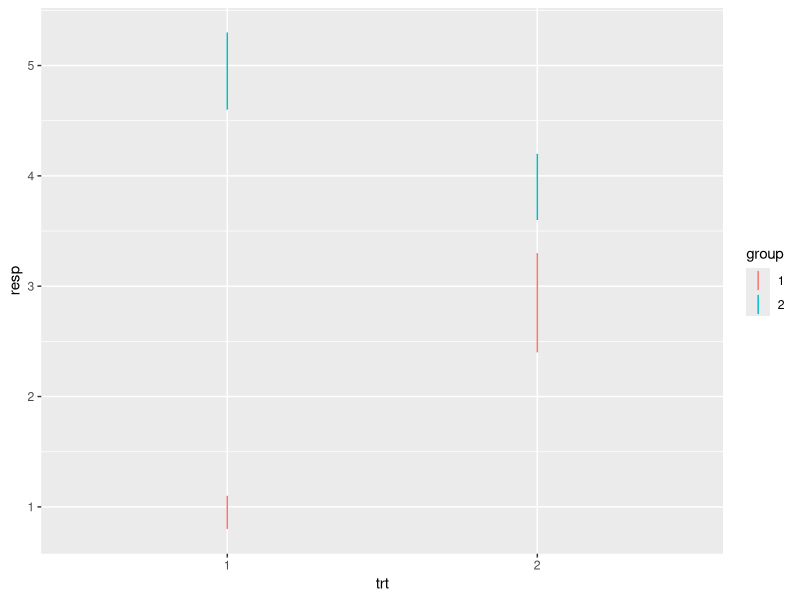
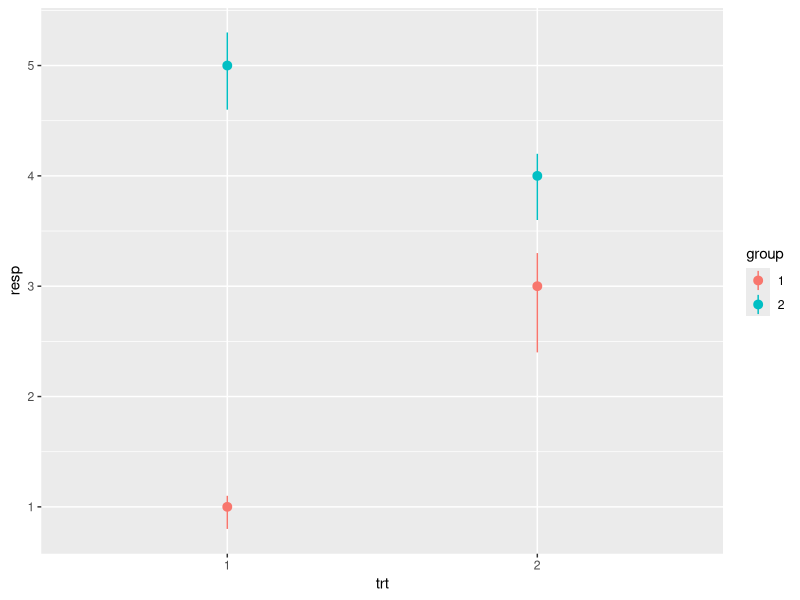
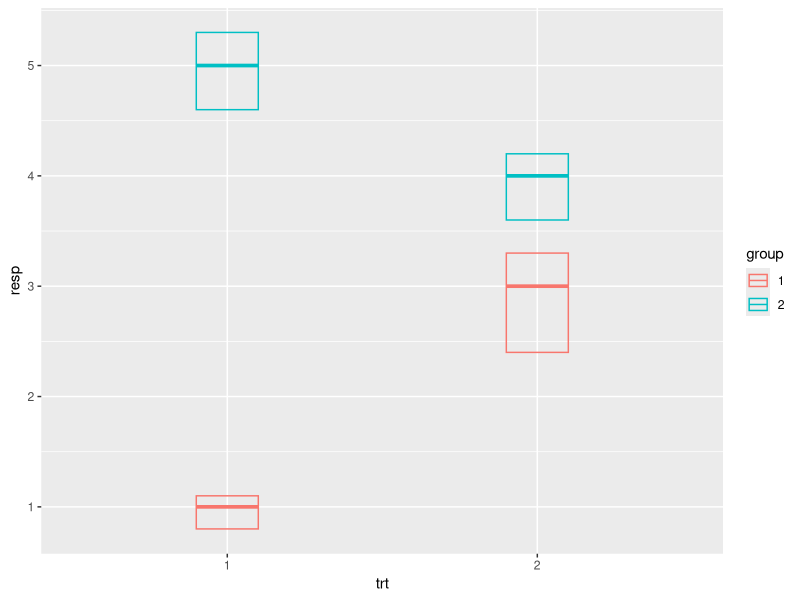
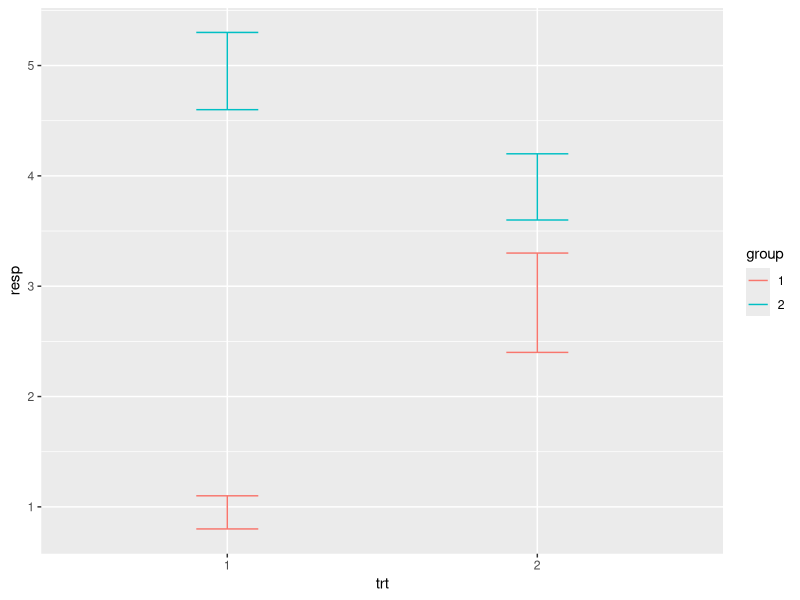
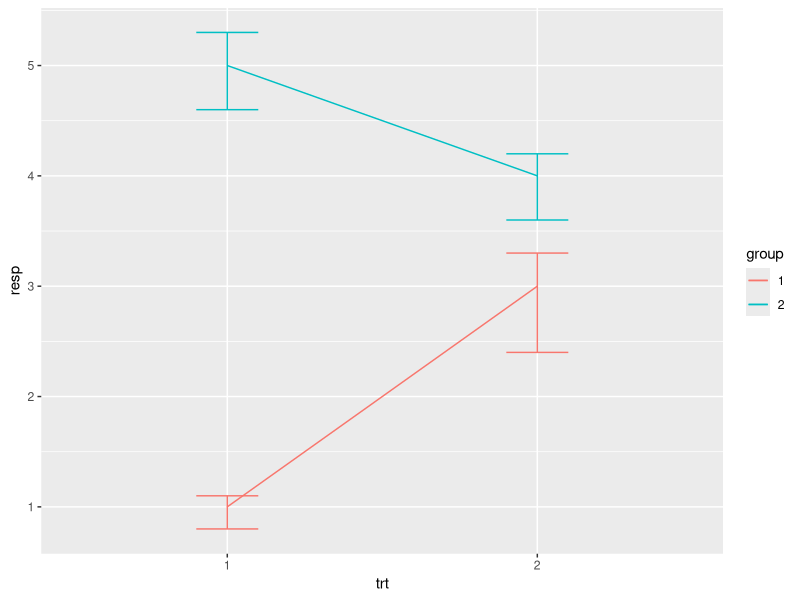
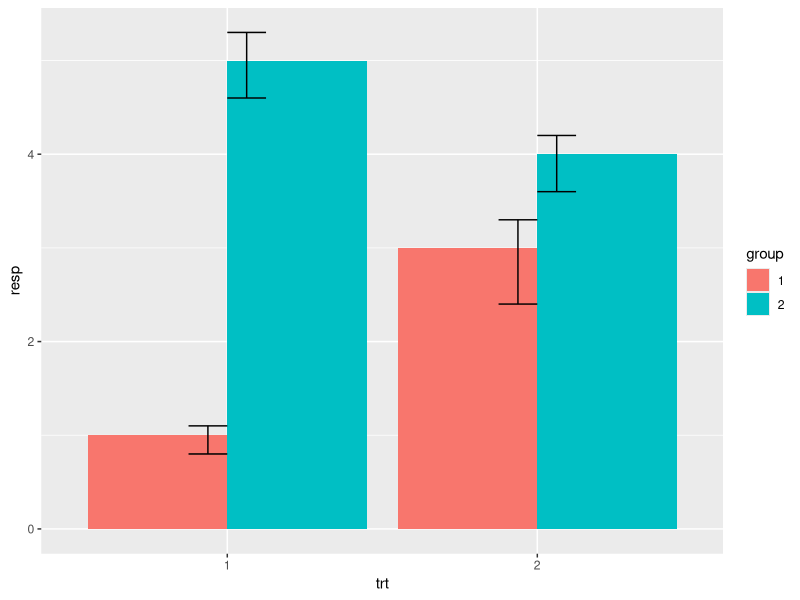
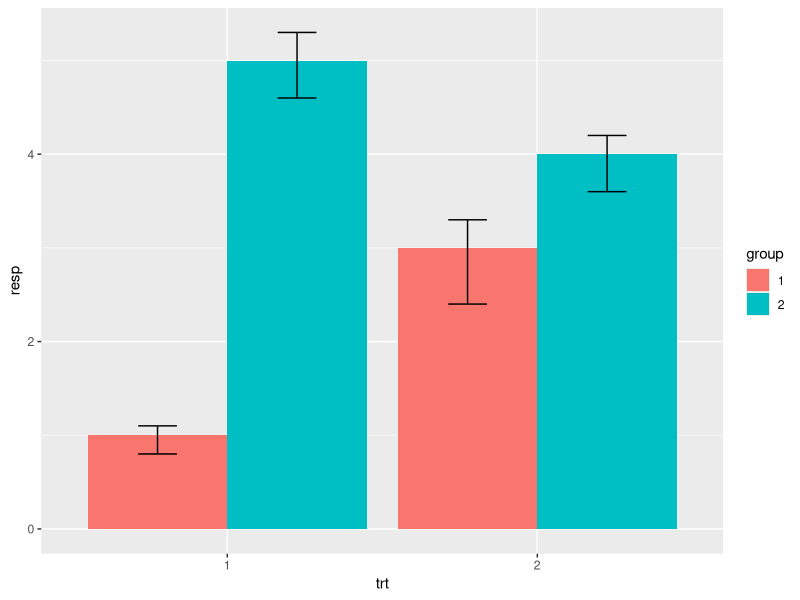
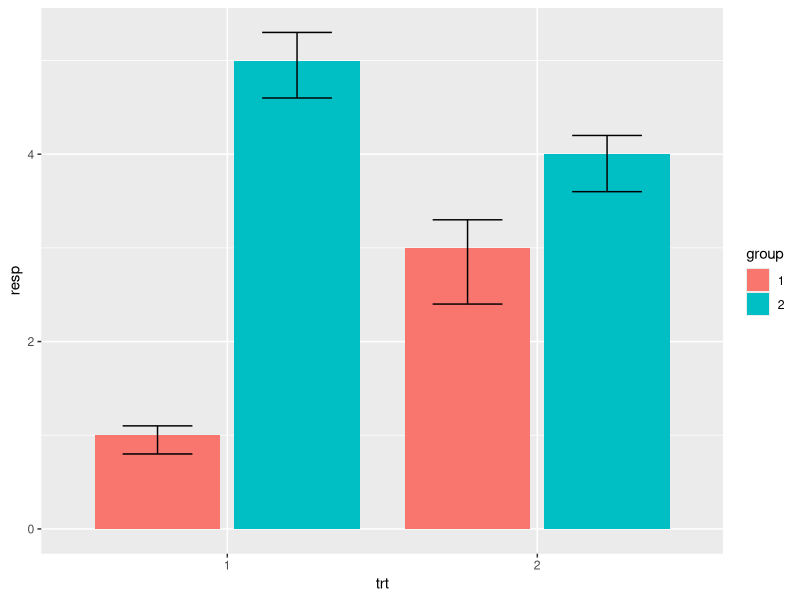

Write R code to recreate these figures, in order.
library(ggplot2)


### Name: geom_crossbar
### Title: Vertical intervals: lines, crossbars & errorbars
### Aliases: geom_crossbar geom_errorbar geom_linerange geom_pointrange

### ** Examples

#' # Create a simple example dataset
df <- data.frame(
  trt = factor(c(1, 1, 2, 2)),
  resp = c(1, 5, 3, 4),
  group = factor(c(1, 2, 1, 2)),
  upper = c(1.1, 5.3, 3.3, 4.2),
  lower = c(0.8, 4.6, 2.4, 3.6)
)

p <- ggplot(df, aes(trt, resp, colour = group))
p + geom_linerange(aes(ymin = lower, ymax = upper))
p + geom_pointrange(aes(ymin = lower, ymax = upper))
p + geom_crossbar(aes(ymin = lower, ymax = upper), width = 0.2)
p + geom_errorbar(aes(ymin = lower, ymax = upper), width = 0.2)

# Draw lines connecting group means
p +
  geom_line(aes(group = group)) +
  geom_errorbar(aes(ymin = lower, ymax = upper), width = 0.2)

# If you want to dodge bars and errorbars, you need to manually
# specify the dodge width
p <- ggplot(df, aes(trt, resp, fill = group))
p +
 geom_col(position = "dodge") +
 geom_errorbar(aes(ymin = lower, ymax = upper), position = "dodge", width = 0.25)

# Because the bars and errorbars have different widths
# we need to specify how wide the objects we are dodging are
dodge <- position_dodge(width=0.9)
p +
  geom_col(position = dodge) +
  geom_errorbar(aes(ymin = lower, ymax = upper), position = dodge, width = 0.25)

# When using geom_errorbar() with position_dodge2(), extra padding will be
# needed between the error bars to keep them aligned with the bars.
p +
geom_col(position = "dodge2") +
geom_errorbar(
  aes(ymin = lower, ymax = upper),
  position = position_dodge2(width = 0.5, padding = 0.5)
)
